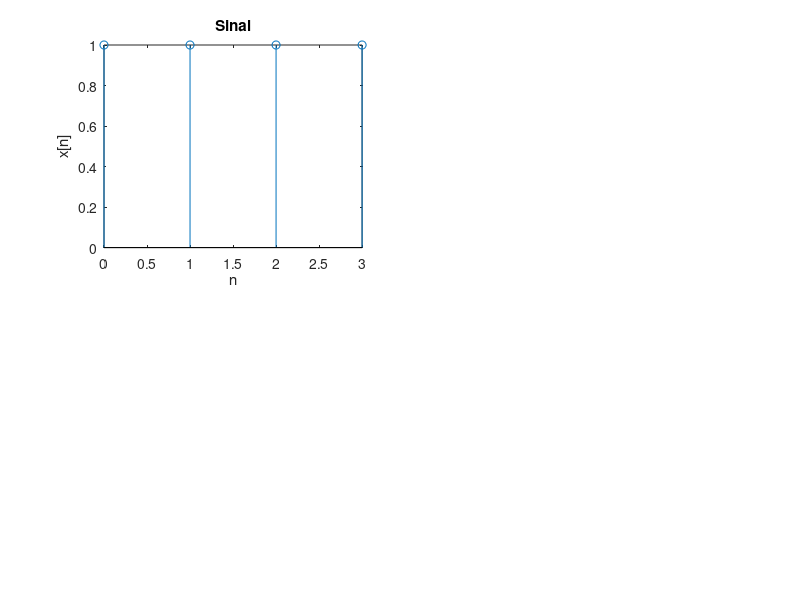

The MATLAB script that drew this image: (Note: this script raises an error after producing the figure.)
T=4; % Tamanho do pulso retangular
t=0:1:3; % Instante de tempo considerado
x=rectpuls(t-T/2,T); % Geração do pulso

subplot(2,2,1);
stem(t, x);
title('Sinal');
xlabel('n');
ylabel('x[n]')
% Cálculo da DFT
N=20000; % N >> n p/ aproximar da DFT da DTFT
X_dft= dft(x, N);


subplot(2,2,3);
omega = linspace(-2*pi, 2*pi, 2*N);
X_dtft = [conj(X_dft) X_dft];
plot(omega,abs(X_dtft));
title('DTFT de -2\pi até 2\pi');
xlabel('\Omega (rad)');
ylabel('|X(e^{j\Omega})|');

subplot(2,2,4);
arg_dtft = angle(X_dtft);
plot(omega, arg_dtft);
%title('Fase do sinal de -2\pi até 2\pi');
xlabel('\Omega (rad)');
ylabel('arg(X(e^{j\Omega})');

input('Pressione uma tecla para visualizar os próximos...');

subplot(2,2,1);
omega = linspace(0, 2*pi, N);
plot(omega,abs(X_dft));
title('DTFT de 0 até 2\pi');
xlabel('\Omega (rad)');
ylabel('|X(e^{j\Omega})|');

subplot(2,2,2);
arg_dtft = angle(X_dft);
plot(omega, arg_dtft);
%title('Fase do sinal de -2\pi até 2\pi');
xlabel('\Omega (rad)');
ylabel('arg(X(e^{j\Omega})');

% DFT 4 pontos
subplot(2,2,3)
N = 4;
X_dft= dft(x, N);
stem(abs(X_dft));
title('DFT de 4 Pontos');
xlabel('K');
ylabel('|X[k]|');

subplot(2,2,4)
stem(phase(X_dft));
xlabel('K');
ylabel('arg(X[k])');

input('Pressione uma tecla para visualizar os próximos...');

%DFT 8
subplot(2,2,3)
N = 8;
X_dft= dft(x, N);
stem(abs(X_dft));
title('DFT de 8 Pontos');
xlabel('K');
ylabel('|X[k]|');

subplot(2,2,4)
stem(phase(X_dft));
xlabel('K');
ylabel('arg(X[k])');

input('Pressione uma tecla para visualizar os próximos...');

%DFT 16
subplot(2,2,3)
N = 16;
X_dft= dft(x, N);
stem(abs(X_dft));
title('DFT de 16 Pontos');
xlabel('K');
ylabel('|X[k]|');

subplot(2,2,4)
stem(phase(X_dft));
xlabel('K');
ylabel('arg(X[k])');

input('Pressione uma tecla para visualizar os próximos...');

%DFT 128
subplot(2,2,3)
N = 300;
X_dft= dft(x, N);
stem(abs(X_dft));
title('DFT de 128 Pontos');
xlabel('K');
ylabel('|X[k]|');

subplot(2,2,4)
stem(phase(X_dft));
xlabel('K');
ylabel('arg(X[k])');

